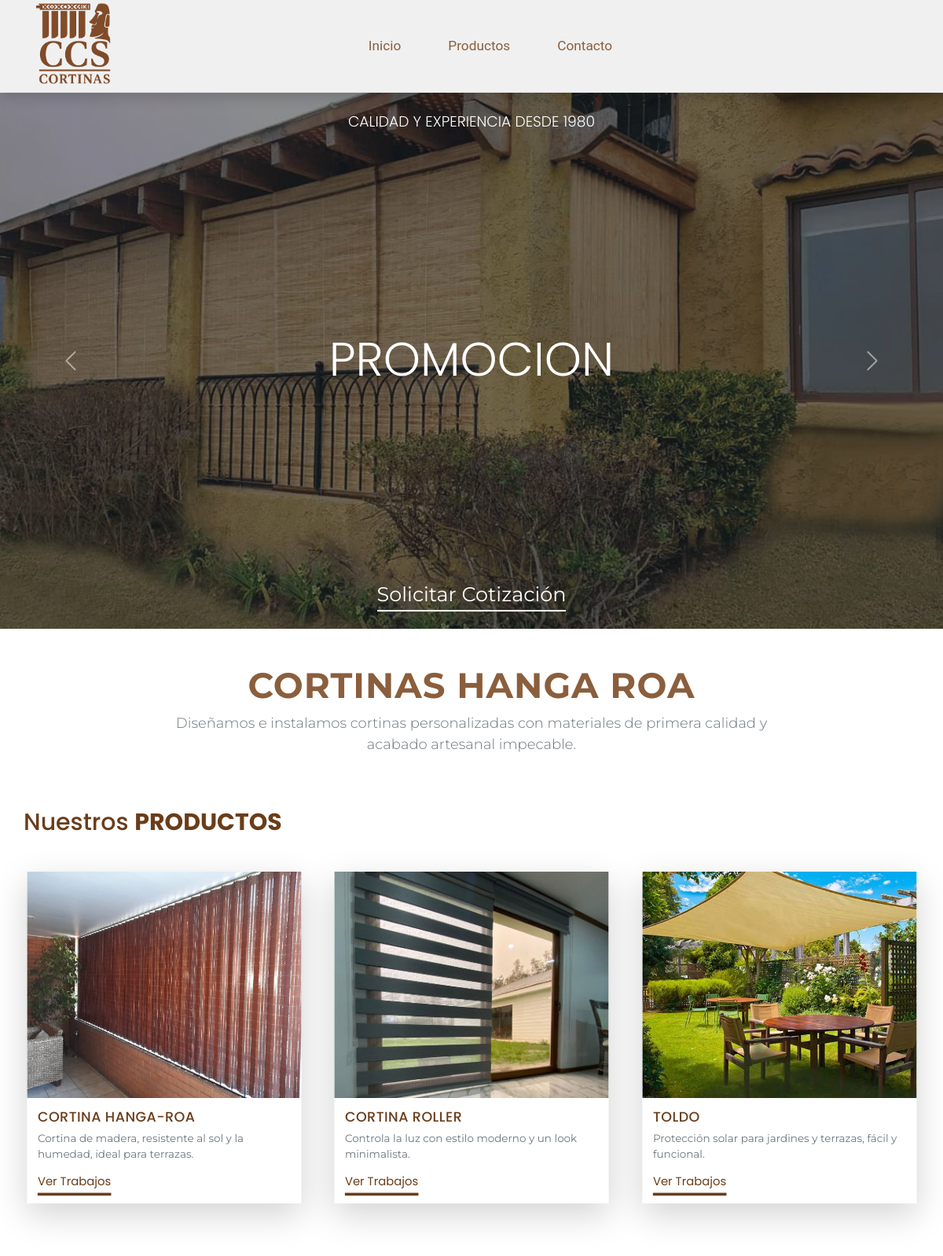
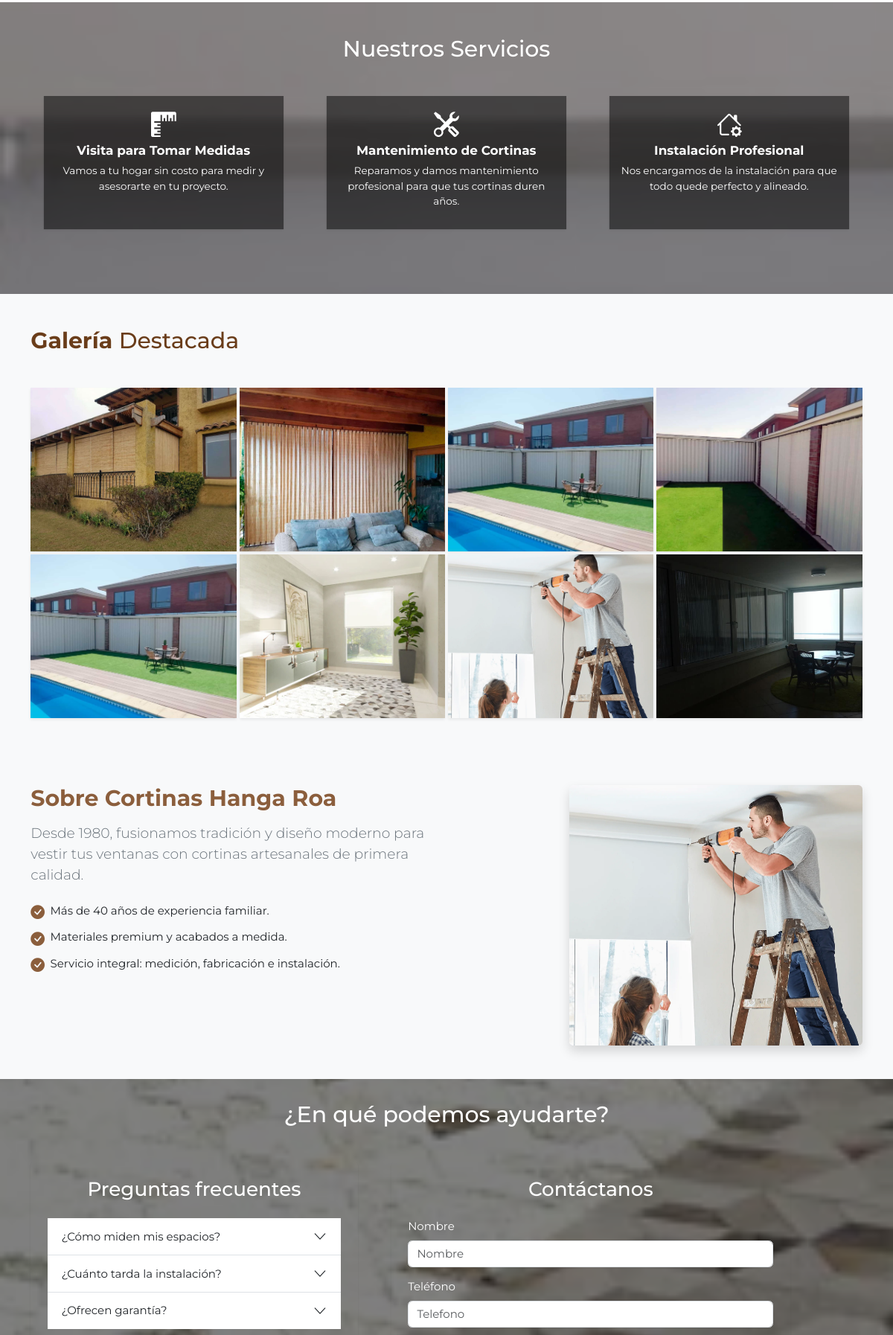
The page / (upper part) on the database its author committed (2 pictures, top to bottom).
### proyectos/models.py (models this page shows, shortened)
class ImagenCarrusel(models.Model):
    titulo = models.CharField(max_length=100)
    imagen = models.ImageField(upload_to='fotos_proyectos/')  # Quedará en media/fotos_proyectos/
    orden = models.PositiveIntegerField(default=0)

class Producto(models.Model):
    nombre = models.CharField(max_length=100)
    descripcion = models.TextField()
    imagen = models.ImageField(upload_to='productos/')
    header_image   = models.ImageField(                              # NUEVO campo
                    upload_to='productos/headers/',
                    blank=True,
                    null=True,
                    help_text="Foto exclusiva para el header de detalle")
    categoria = models.CharField(max_length=100, blank=True)

class Destacados(models.Model):
    nombre = models.CharField(max_length=100)
    imagen = models.ImageField(upload_to='fotos_destacado/')

### proyectos/views.py (the view)
# urls.py: path('', views.home, name='home'),
def home(request):
    form = MensajeForm()
    if request.method == 'POST':
        form = MensajeForm(request.POST)
        if form.is_valid():
            form.save()
            messages.success(request, 'Mensaje enviado correctamente.')
            return redirect('home')  # Redirige después de enviar el formulario (buena práctica)
    imagenes = ImagenCarrusel.objects.all().order_by('orden')
    productos = Producto.objects.all()
    destacados = Destacados.objects.all()
    return render(request, 'proyectos/home.html', {
        'form': form,
        'imagenes': imagenes,
        'productos': productos,
        'destacados': destacados,
    })

### proyectos/forms.py
class MensajeForm(forms.ModelForm):
    class Meta:
        model = Mensaje
        fields = '__all__'
    def __init__(self, *args, **kwargs):
        super().__init__(*args, **kwargs)
        for visible in self.visible_fields():
            attrs = {
                'class': 'form-control',
                'placeholder': visible.field.label
            }
            if visible.name == 'mensaje':
                attrs['rows'] = 4  # 🔥 Esto acorta el textarea
            visible.field.widget.attrs.update(attrs)

### proyectos/templates/proyectos/home.html (shortened to what this page needs)
{% load static %}
<!DOCTYPE html>
<html lang="es">
<head>
  <link href="https://cdn.jsdelivr.net/npm/bootstrap@5.3.0/dist/css/bootstrap.min.css" rel="stylesheet">
  <link rel="stylesheet" href="https://cdn.jsdelivr.net/npm/bootstrap-icons@1.10.5/font/bootstrap-icons.css">
  <link rel="stylesheet" href="{% static 'proyectos/styles.css' %}">
</head>
<body class="bg-white text-dark" style="font-family: 'Montserrat', sans-serif;">
<nav class="navbar navbar-expand-lg navbar-light fixed-top shadow" style="background-color: #f0f0f0;">
  <div class="container-fluid d-flex justify-content-between align-items-center">
    <a class="navbar-brand me-auto" href="#inicio">
      <img src="{% static 'proyectos/logo_ccs.png' %}"
          alt="Cortinas Hanga Roa logo"
          class="logo-navbar">
    </a>
    <div class="collapse navbar-collapse justify-content-center" id="navbarNav">
      <ul class="navbar-nav gap-3">
        <li class="nav-item"><a class="nav-link" href="#inicio">Inicio</a></li>
        <li class="nav-item"><a class="nav-link" href="#galeria">Productos</a></li>
        <li class="nav-item"><a class="nav-link" href="#end">Contacto</a></li>
      </ul>
    </div>
  </div>
</nav>
<header id="inicio" class="container-fluid px-0">
  <div id="carruselCortinas" class="carousel slide carousel-fade" data-bs-ride="carousel" data-bs-interval="5000">
    <div class="carousel-inner">
      {% for imagen in imagenes %}
      <div class="carousel-item {% if forloop.first %}active{% endif %} position-relative" style="height:80vh;">
        <img src="{{ imagen.imagen.url }}" class="d-block w-100 h-100" alt="{{ imagen.titulo }}" style="object-fit:cover;">
        <div class="position-absolute top-0 start-0 w-100 h-100 bg-dark opacity-50"></div>
        <div class="position-absolute top-0 start-0 w-100 h-100 d-flex flex-column justify-content-between align-items-center text-white z-2 p-4 font-poppins">
          <p class="lead">CALIDAD Y EXPERIENCIA DESDE 1980</p>
          <h2 class="display-3 fw-light font-poppins">{{ imagen.titulo }}</h2>
          <a href="#end" class="btn-solo-underline">Solicitar Cotización</a>
        </div>
      </div>
      {% endfor %}
    </div>
    <button class="carousel-control-prev" type="button" data-bs-target="#carruselCortinas" data-bs-slide="prev">
      <span class="carousel-control-prev-icon"></span>
    </button>
    <button class="carousel-control-next" type="button" data-bs-target="#carruselCortinas" data-bs-slide="next">
      <span class="carousel-control-next-icon"></span>
    </button>
  </div>
</header>
<section id="cortinas-a-medida" class="py-5 text-center bg-white">
  <div class="container">
    <h1 class="display-5 fw-bold text-madera">CORTINAS HANGA ROA</h1>
    <p class="lead text-secondary">Diseñamos e instalamos cortinas personalizadas con materiales de primera calidad y acabado artesanal impecable.</p>
  </div>
</section>
<section id="galeria" class="py-4 bg-white">
  <div class="container-fluid px-3">
    <h2 class="mb-5 px-3">Nuestros <strong>PRODUCTOS</strong></h2>
    <div class="row justify-content-center g-1">
      {% for producto in productos %}
      <div class="col-12 col-sm-6 col-lg-4">
        <div class="card border-0 h-100 shadow-lg rounded-2xl overflow-hidden d-flex flex-column">
          <img src="{{ producto.imagen.url }}"
               class="card-img-top"
               alt="{{ producto.nombre }}">
          <div class="card-body d-flex flex-column">
            <h5 class="card-title">{{ producto.nombre }}</h5>
            <p class="card-text">{{ producto.descripcion }}</p>
            <a href="{% url 'detalle_producto' producto.id %}"
               class="btn-ver-trabajos mt-auto">
               Ver Trabajos
            </a>
          </div>
        </div>
      </div>
      {% endfor %}
    </div>
  </div>
</section>
<section id="servicios" class="py-5">
  <div class="container">
    <h2 class="text-center mb-5">Nuestros Servicios</h2>
    <div class="row text-center">
      <div class="col-md-4 mb-4">
        <div class="card h-100 shadow-sm border-0">
          <div class="card-body">
            <i class="bi bi-rulers fs-1 text-white mb-3"></i>
            <h5 class="fw-bold">Visita para Tomar Medidas</h5>
            <p>Vamos a tu hogar sin costo para medir y asesorarte en tu proyecto.</p>
          </div>
        </div>
      </div>
      <div class="col-md-4 mb-4">
        <div class="card h-100 shadow-sm border-0">
          <div class="card-body">
            <i class="bi bi-tools fs-1 text-white mb-3"></i>
            <h5 class="fw-bold">Mantenimiento de Cortinas</h5>
            <p>Reparamos y damos mantenimiento profesional para que tus cortinas duren años.</p>
          </div>
        </div>
      </div>
      <div class="col-md-4 mb-4">
        <div class="card h-100 shadow-sm border-0">
          <div class="card-body">
            <i class="bi bi-house-gear fs-1 text-white mb-3"></i>
            <h5 class="fw-bold">Instalación Profesional</h5>
            <p>Nos encargamos de la instalación para que todo quede perfecto y alineado.</p>
          </div>
        </div>
      </div>
    </div>
  </div>
</section>
<section id="destacados" class="py-5 bg-light">
  <div class="container">
    <h2 class="mb-5"> <strong> Galería </strong> Destacada</h2>
    <div class="row g-1">
      {% for d in destacados %}
      <div class="col-6 col-md-4 col-lg-3">
        <div class="gallery-item position-relative overflow-hidden shadow-sm">
          <img src="{{ d.imagen.url }}" alt="{{ d.titulo }}" class="img-fluid">
        </div>
      </div>
      {% empty %}
      <p class="text-center">Aún no hay destacados.</p>
      {% endfor %}
    </div>
  </div>
</section>
<section id="sobre-nosotros" class="py-5 bg-light">
  <div class="container">
    <div class="row gx-5 align-items-start">
      <div class="col-md-6 order-md-2 mb-4 mb-md-0 text-end">
        <img src="{% static 'proyectos/sobre-nosotros.jpg' %}" alt="Equipo trabajando" class="img-fluid rounded shadow"  style="height: 350px;">
      </div>
      <div class=" texto col-md-6 order-md-1">
        <h2 class="fw-bold mb-3 text-madera">Sobre Cortinas Hanga Roa</h2>
        <p class="lead text-secondary mb-4">
          Desde 1980, fusionamos tradición y diseño moderno para vestir tus ventanas con cortinas artesanales de primera calidad.
        </p>
        <ul class="list-unstyled">
          <li class="d-flex align-items-start mb-2"><i class="bi bi-check-circle-fill text-madera me-2 fs-5"></i><span>Más de 40 años de experiencia familiar.</span></li>
          <li class="d-flex align-items-start mb-2"><i class="bi bi-check-circle-fill text-madera me-2 fs-5"></i><span>Materiales premium y acabados a medida.</span></li>
          <li class="d-flex align-items-start"><i class="bi bi-check-circle-fill text-madera me-2 fs-5"></i><span>Servicio integral: medición, fabricación e instalación.</span></li>
        </ul>
      </div>
    </div>
  </div>
</section>
<section id="end" class="d-flex align-items-center">
  <div class="container">
    <h2 class="text-white text-center mb-5">¿En qué podemos ayudarte?</h2>
    <div class="row gx-5 gy-4 align-items-start">
      <div class="col-lg-5">
        <div class="p-4 rounded shadow-sm">
          <h3 class="mb-4 text-center text-white">Preguntas frecuentes</h3>
          <div class="accordion accordion-flush" id="faqAccordion">
            <div class="accordion-item">
              <h2 class="accordion-header" id="faq-headingOne">
                <button class="accordion-button collapsed" type="button" data-bs-toggle="collapse" data-bs-target="#faq-collapseOne" aria-expanded="false" aria-controls="faq-collapseOne">
                  ¿Cómo miden mis espacios?
                </button>
              </h2>
            </div>
            <div class="accordion-item">
              <h2 class="accordion-header" id="faq-headingTwo">
                <button class="accordion-button collapsed" type="button" data-bs-toggle="collapse" data-bs-target="#faq-collapseTwo" aria-expanded="false" aria-controls="faq-collapseTwo">
                  ¿Cuánto tarda la instalación?
                </button>
              </h2>
            </div>
            <div class="accordion-item">
              <h2 class="accordion-header" id="faq-headingThree">
                <button class="accordion-button collapsed" type="button" data-bs-toggle="collapse" data-bs-target="#faq-collapseThree" aria-expanded="false" aria-controls="faq-collapseThree">
                  ¿Ofrecen garantía?
                </button>
              </h2>
            </div>
          </div>
        </div>
      </div>
      <div class="col-lg-6">
        <div class="p-4 rounded shadow-sm">
          <h3 class="mb-4 text-center text-white">Contáctanos</h3>
          <form method="post">
            <div class="mb-3">
              <label class="form-label text-white">Nombre</label>
              {{ form.nombre }}
            </div>
            <div class="mb-3">
              <label class="form-label text-white">Teléfono</label>
              {{ form.telefono }}
            </div>
          </form>
        </div>
      </div>
    </div>
  </div>
</section>
</body>
</html>

### proyectos/static/proyectos/styles.css (style rules this page uses)
html, body { margin: 0; padding: 0; overflow-x: hidden; font-size: 15px; }
body { font-family: 'Montserrat', sans-serif; }
.font-poppins { font-family: 'Poppins', sans-serif !important; }
.navbar { background-color: #f0f0f0; padding: 2rem 0; box-shadow: 0 2px 8px rgba(0,0,0,0.05); z-index: 1030; font-family: 'Roboto', sans-serif; }
.navbar-brand, .navbar-nav .nav-link { color: #8B5E3C !important; }
.navbar-brand { font-size: 1.8rem; font-weight: bold; letter-spacing: 1px; }
.navbar-nav .nav-link { font-size: 1.15rem; margin: 0 1rem; }
.logo-navbar { max-height: 48px; transform-origin: left center; }
@media (min-width: 992px) { .logo-navbar { transform: scale(3.5); } }
#inicio { padding-top: 118px; overflow: hidden; text-align: center; }
.carousel-inner { overflow: hidden; }
.carousel-item { height: calc(100vh - 118px) !important; position: relative; }
#carruselCortinas img { width: 100%; height: 100%; object-fit: cover; }
#cortinas-a-medida { padding: 60px 20px; background-color: #fff; text-align: center; }
#cortinas-a-medida h1 { font-size: 3rem; font-weight: bold; color: #8B5E3C; letter-spacing: 1px; margin-bottom: .5rem; }
#cortinas-a-medida p { font-size: 1.2rem; color: #6c757d; max-width: 800px; margin: 0 auto; }
#galeria h2 { font-family: 'Poppins', sans-serif !important; color: #6A3D1A; }
#galeria p { color: #6c757d; }
.card { border-radius: 0; transform: scale(.9); transform-origin: center top; transition: transform .3s ease; }
.card-img-top { width: 100%; height: 320px; object-fit: cover; object-position: center; border-radius: 0; }
.card-title { font-family: 'Poppins', sans-serif !important; color: #6A3D1A; font-size: 1.3rem; letter-spacing: .5px; }
.btn-ver-trabajos { all: unset; font-family: 'Poppins', sans-serif !important; font-size: 1.1rem; color: #6A3D1A; align-self: flex-start; position: relative; cursor: pointer; padding-bottom: .25rem; transition: color .08s; }
.btn-ver-trabajos::after { content: ''; position: absolute; left: 0; bottom: -4px; width: 100%; height: 4px; background-color: #6A3D1A; transition: bottom .08s; }
#servicios { position: relative; background: url('/static/proyectos/fondo-servicios.jpg') fixed center/cover no-repeat; color: #fff; overflow: hidden; }
#servicios::before { content: ""; position: absolute; inset: 0; background-color: rgba(0,0,0,0.4); }
#servicios .container { position: relative; z-index: 1; }
#servicios h2, #servicios h5, #servicios p, #servicios .card-title { color: #fff; }
#servicios .card { background-color: rgba(0,0,0,0.5); }
#destacados h2 { color: #6A3D1A; }
.gallery-item { cursor: pointer; overflow: hidden; }
.gallery-item img { width: 100%; height: 220px; object-fit: cover; transition: transform .3s ease; }
#sobre-nosotros { background-color: #f8f9fa; padding: 2rem 0; }
#sobre-nosotros .text-madera { color: #8B5E3C; }
#end { position: relative; background: url('/static/proyectos/ph2.jpg') fixed center/cover no-repeat; min-height: 70vh; padding: 2rem 0; color: #fff; overflow: hidden; }
#end::before { content: ""; position: absolute; inset: 0; background-color: rgba(0,0,0,0.5); }
#end .container { position: relative; z-index: 1; }
.btn-solo-underline { all: unset; font-family: 'Montserrat', sans-serif; font-size: 1.7rem; color: #fff; border-bottom: 2px solid #fff; cursor: pointer; transition: .3s; }

### rows shown on the page
ImagenCarrusel: imagen (picture), titulo "PROMOCION"
Producto: imagen (picture), nombre "CORTINA HANGA-ROA", descripcion "Cortina de madera, resistente al sol y la humedad, ideal para terrazas."
Producto: imagen (picture), nombre "CORTINA ROLLER", descripcion "Controla la luz con estilo moderno y un look minimalista."
Producto: imagen (picture), nombre "TOLDO", descripcion "Protección solar para jardines y terrazas, fácil y funcional."
Destacados: imagen (picture)
Destacados: imagen (picture)
Destacados: imagen (picture)
Destacados: imagen (picture)
Destacados: imagen (picture)
Destacados: imagen (picture)
Destacados: imagen (picture)
Destacados: imagen (picture)
